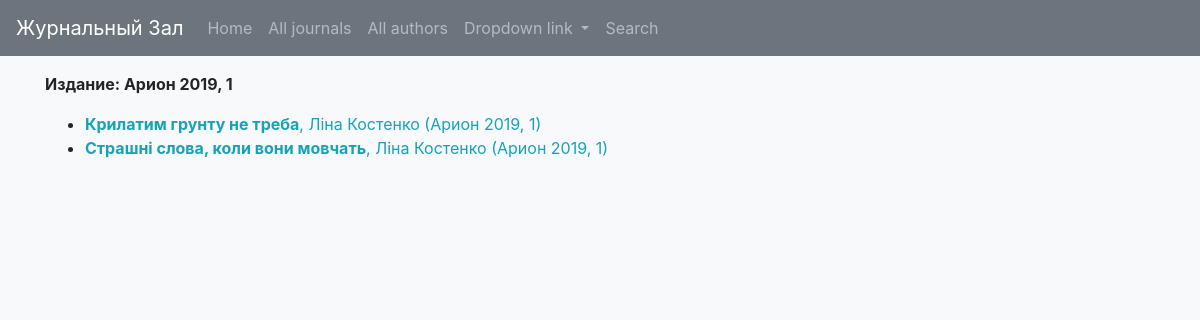
Page /catalog/edition/2 on the committed database.
### catalog/models.py (models this page shows, shortened)
class Edition(models.Model):
    number = models.IntegerField(help_text='Number of the edition')
    year = models.IntegerField(help_text='Year of the edition', validators=[MinValueValidator(0),
                                       MaxValueValidator(datetime.date.today().year+1)])
    journal = models.ForeignKey(Journal, on_delete=models.SET_NULL, null=True)
    def __str__(self):
        return (str(self.journal) + " " + str(self.year) + ", " + str(self.number))

class Journal(models.Model):
    name = models.CharField(max_length=200, help_text='Enter a journal name (e.g. Science Fiction)')
    def __str__(self):
        return self.name

class Publication(models.Model):
    title = models.TextField(help_text='Text of the publication', blank=True,)
    author = models.ForeignKey(Author, on_delete=models.SET_NULL, max_length=200, null=True,)
    journal = models.ForeignKey(Journal, on_delete=models.SET_NULL, max_length=200, null=True,)
    text = models.TextField(help_text='Text of the publication', blank=True,)
    year = models.IntegerField(null=True, blank=True, default=None,)
    issue = models.ForeignKey(Edition, on_delete=models.SET_NULL, max_length=200, null=True,)
    url = models.TextField(help_text='Text of the publication', blank=True,)
    def get_absolute_url(self):
        return reverse('publication-detail', args=[str(self.id)])

class Author(models.Model):
    first_name = models.CharField(max_length=100)
    last_name = models.CharField(max_length=100)
    full_name = str(first_name) + " " + str(last_name)
    class Meta:
        ordering = ['first_name', 'last_name']
    def __str__(self):
        return f'{self.first_name} {self.last_name}'

### catalog/views.py (the view)
# urls.py: path('edition/<int:pk>', views.EditionDetailView.as_view(), name='edition-detail'),
class EditionDetailView(generic.DetailView):
    model = Edition

### catalog/templates/catalog/edition_detail.html
{% extends "catalog/base_generic.html" %}
{% block content %}
<p><strong>Издание: {{ edition }} </strong>
    {% if edition.publication_set.all %}
    <ul>
      {% for publication in edition.publication_set.all %}
        <li>
          <a class="text-info" href="{{ publication.get_absolute_url }}">
            <strong>{{ publication.title }}</strong>, {{ publication.author }}
              ({{ publication.issue }})
          </a>
        </li>
      {% endfor %}
    </ul>
    {% else %}
      <p>У этого издания нет публикаций. </p>
    {% endif %}
{% endblock %}

### catalog/static/catalog/main.css (style rules this page uses)
ul { margin: 0; }

### rows in the picture
Edition: journal+year+number "Арион 2019, 1"
Publication: title "Крилатим грунту не треба", author "Ліна Костенко", issue "Арион 2019, 1"
Publication: title "Страшні слова, коли вони мовчать", author "Ліна Костенко", issue "Арион 2019, 1"
